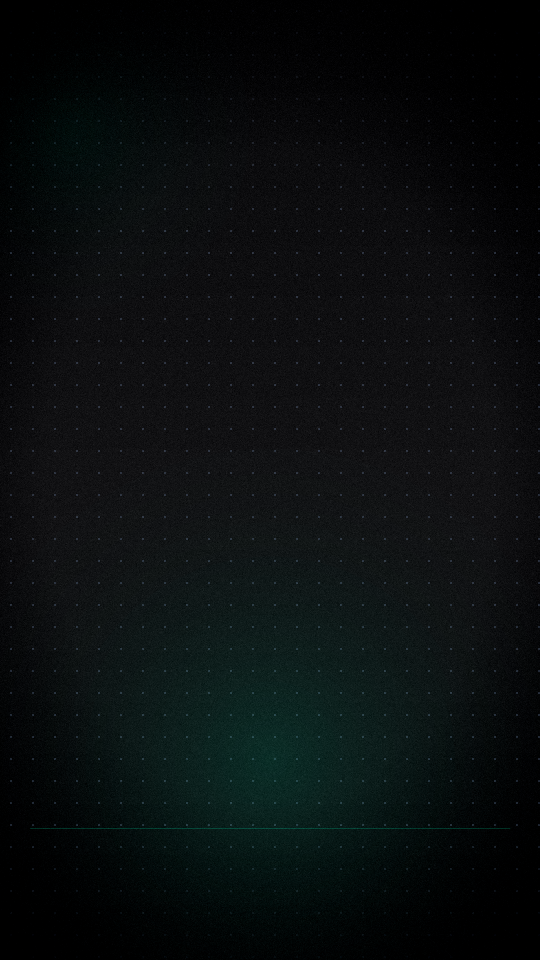
#> input picture ig/assets/fondos/fondo_cap1.png, 1080 x 1920 px (shown at 1/2 size)
$ python mockup_s1.py
#> lines starting #> are read from the running program, lines starting #| are printed output that depends on the picture
"""Mockup de distribución S1 (portada cap 1) — placeholders sobre el fondo real."""
from pathlib import Path
from PIL import Image, ImageDraw, ImageFont

ROOT = Path(__file__).resolve().parents[3]
IG = ROOT / "ig"
W, H = 1080, 1920
GREEN = (16, 200, 100)
MINT = (120, 255, 170)
INK = (240, 244, 240)
MUTED = (150, 165, 155)

img = Image.open(IG / "assets" / "fondos" / "fondo_cap1.png").convert("RGBA")
d = ImageDraw.Draw(img)

F = IG / "assets" / "fonts"
f_title = ImageFont.truetype(str(F / "BarlowCondensed-Bold.ttf"), 128)
f_big = ImageFont.truetype(str(F / "BarlowCondensed-Bold.ttf"), 56)
f_sub = ImageFont.truetype(str(F / "Barlow-Regular.ttf"), 33)
f_note = ImageFont.truetype(str(F / "Barlow-SemiBold.ttf"), 26)

# ---- TITULO apilado a la izquierda
x0 = 70
d.text((x0, 290), "EL MUNDIAL", font=f_title, fill=INK)
d.text((x0, 420), "DE LA CIENCIA", font=f_title, fill=GREEN)
d.text((x0, 550), "DE DATOS", font=f_title, fill=GREEN)

# ---- COPA fantasma (placeholder: silueta simple wireframe)
cx, cy = 560, 1100
trophy = Image.new("RGBA", (W, H), (0, 0, 0, 0))
#> trophy: PIL image 1080x1920 RGBA; every value is 0
td = ImageDraw.Draw(trophy)
# silueta muy basica de copa (solo para ver proporcion/posicion)
td.ellipse([cx - 200, cy - 420, cx + 200, cy - 60], outline=(*GREEN, 60), width=3)
td.polygon([(cx - 150, cy - 120), (cx + 150, cy - 120), (cx + 60, cy + 160), (cx - 60, cy + 160)], outline=(*GREEN, 60))
td.rectangle([cx - 120, cy + 160, cx + 120, cy + 260], outline=(*GREEN, 60), width=3)
for gy in range(cy - 420, cy + 260, 28):
    td.line([(cx - 220, gy), (cx + 220, gy)], fill=(*GREEN, 14), width=1)
img.alpha_composite(trophy)
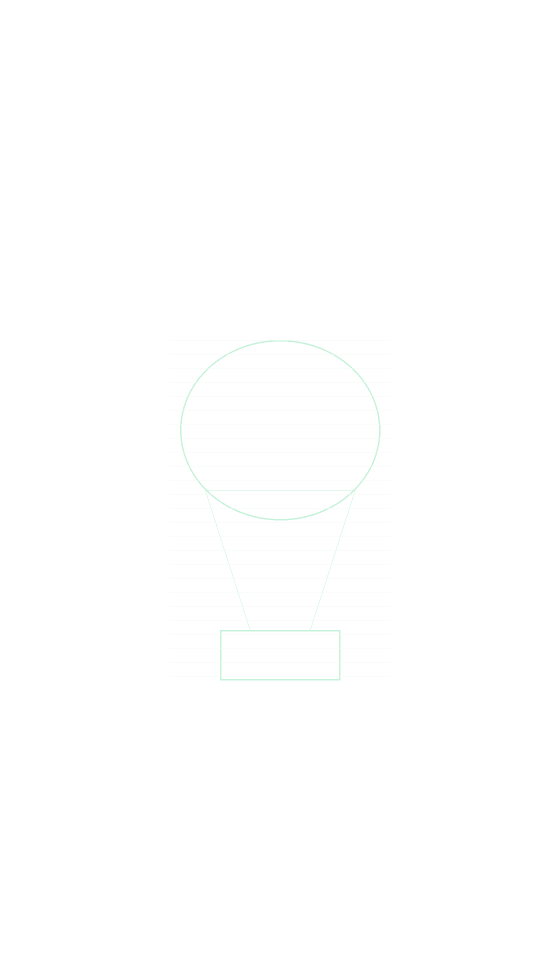
#> trophy: PIL image 1080x1920 RGBA (shown at 1/2 size); mean R, G, B, A 0.1, 1.7, 0.8, 0.3; transparent parts drawn white
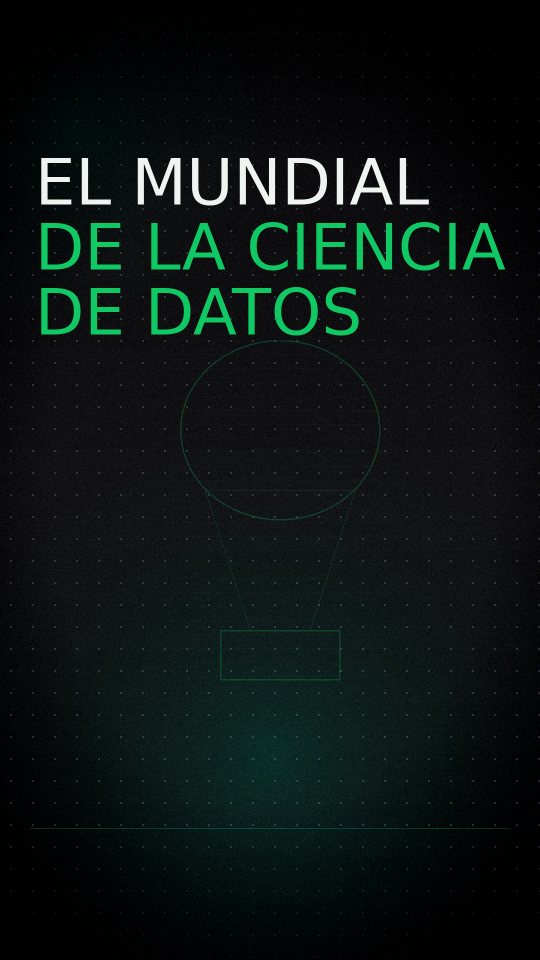
#> img: PIL image 1080x1920 RGBA (shown at 1/2 size); mean R, G, B, A 12.1, 20.4, 18.8, 255
d.text((cx, cy + 300), "[ COPA WIREFRAME — placeholder ]", font=f_note, fill=(*GREEN, 140), anchor="mm")

# ---- 3 TARJETAS bullet (escalonadas)
cards = [
    (90,  760, "16 CÁMARAS · 50 CAPTURAS/SEG", "computer vision convierte cada jugada en datos", "CAM"),
    (150, 1030, "UN SENSOR A 500HZ EN EL BALÓN", "detecta cada toque · la base del offside automático", "BAL"),
    (90,  1300, "IA GENERATIVA PARA LAS 48", "análisis táctico consultable en segundos", "IA"),
]
for x, y, big, sub, tag in cards:
    card = Image.new("RGBA", (W, H), (0, 0, 0, 0))
    cd = ImageDraw.Draw(card)
    cw, ch = 880, 210
    cd.rounded_rectangle([x, y, x + cw, y + ch], radius=26, fill=(10, 24, 18, 215),
                         outline=(*GREEN, 90), width=2)
    # icono placeholder
    cd.ellipse([x + 28, y + 45, x + 148, y + 165], outline=(*MINT, 200), width=3)
    cd.text((x + 88, y + 105), tag, font=f_note, fill=MINT, anchor="mm")
    img.alpha_composite(card)
    d.text((x + 180, y + 72), big, font=f_big, fill=INK)
    d.text((x + 180, y + 138), sub, font=f_sub, fill=MUTED)
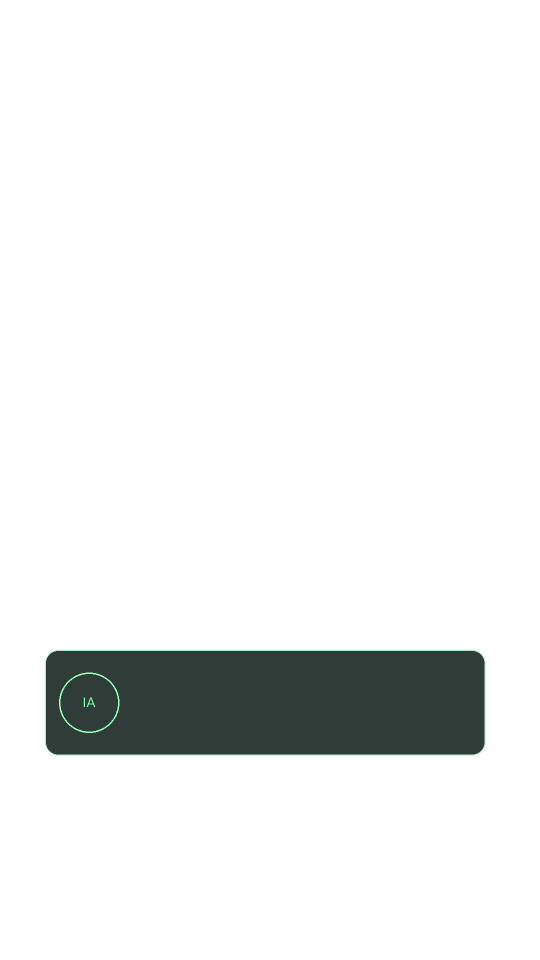
#> card: PIL image 1080x1920 RGBA (shown at 1/2 size); mean R, G, B, A 1, 2.6, 1.9, 18.9; transparent parts drawn white
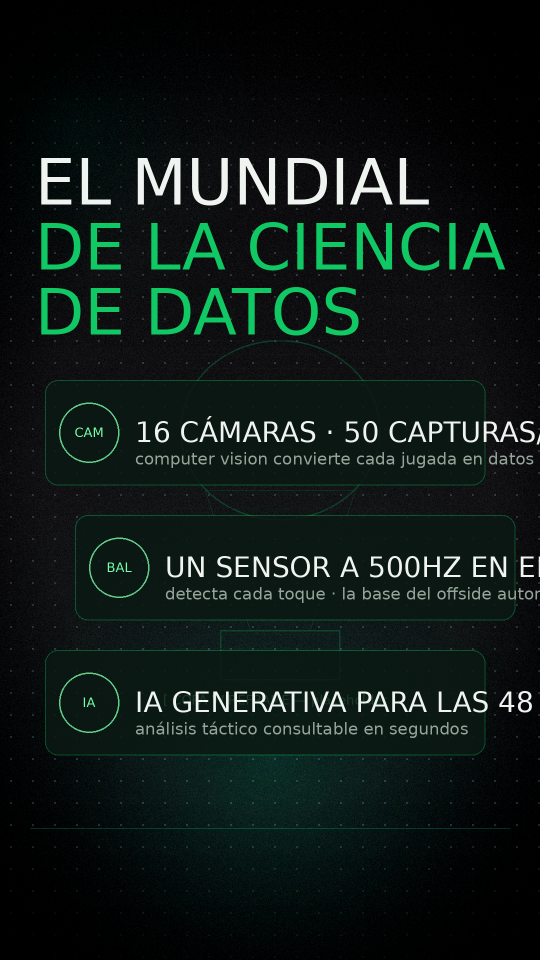
#> img: PIL image 1080x1920 RGBA (shown at 1/2 size); mean R, G, B, A 15.2, 25.6, 22.2, 255; transparent parts drawn white

# ---- zonas de silencio marcadas (solo en el mockup)
for y0, y1, lab in [(120, 250, "zona libre — UI IG / username"),
                    (1560, 1700, "zona libre — TU TEXTO IG (remate)"),
                    (1700, 1900, "zona libre — UI IG")]:
    d.rectangle([20, y0, W - 20, y1], outline=(255, 255, 255, 60), width=1)
    d.text((W // 2, (y0 + y1) // 2), lab, font=f_note, fill=(255, 255, 255, 90), anchor="mm")

out = IG / "cap1-ciencia-datos" / "work" / "mockup_s1.png"
img.convert("RGB").save(out)
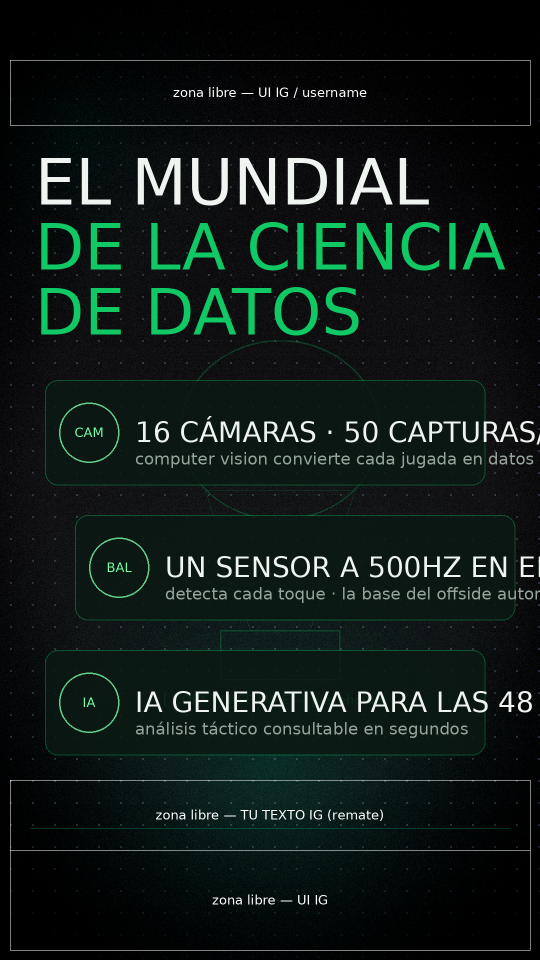
#> saved as mockup_s1.png: PIL image 1080x1920 RGB (shown at 1/2 size); mean R, G, B 16.6, 26.9, 23.5
print(f"→ {out.relative_to(ROOT)}")

$ run again, with ig/assets/fondos/fondo_cap2.png copied over ig/assets/fondos/fondo_cap1.png
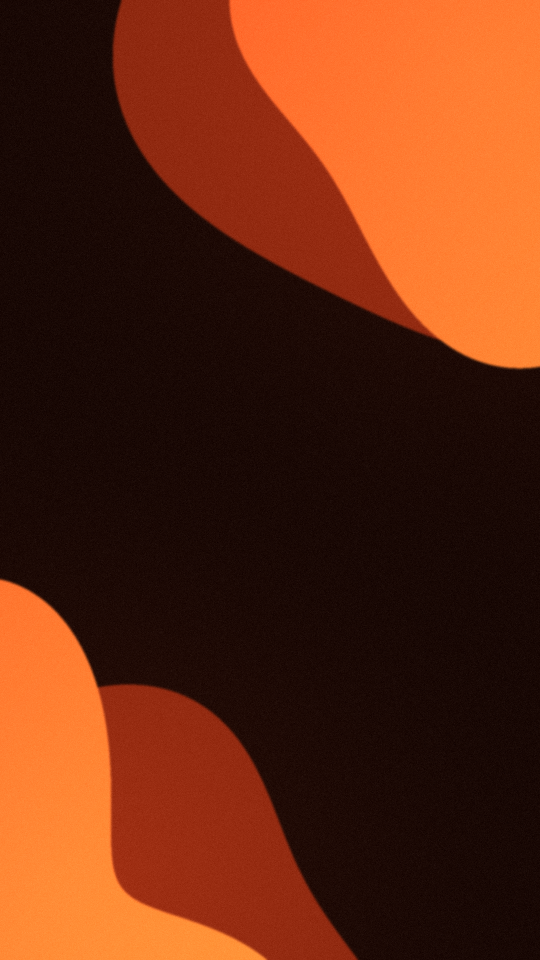
#> input picture ig/assets/fondos/fondo_cap2.png, 1080 x 1920 px (shown at 1/2 size)
#> after the loop `for x, y, big, sub, tag in cards:`:
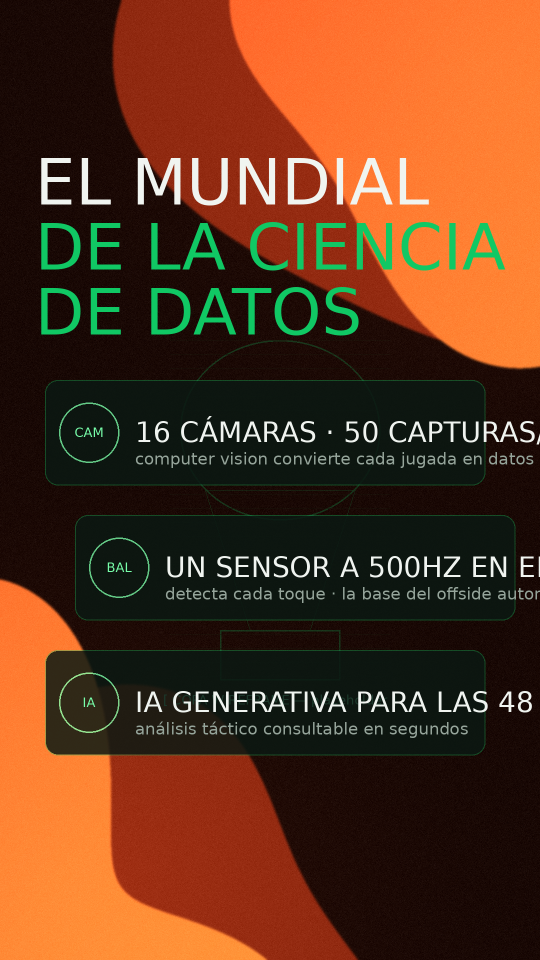
#> img: PIL image 1080x1920 RGBA (shown at 1/2 size); mean R, G, B, A 95, 53.6, 28.2, 255; transparent parts drawn white
#> `img.convert("RGB").save(out)`:
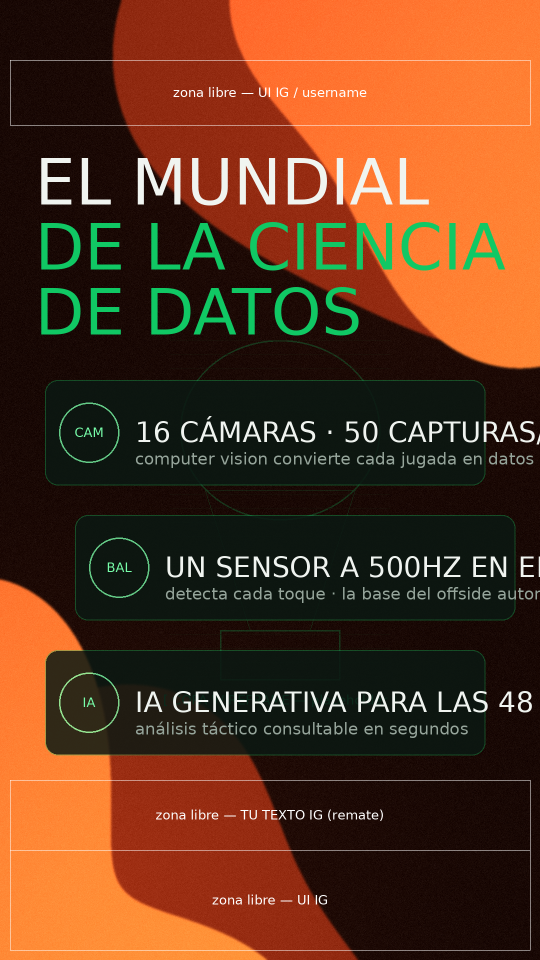
#> saved as mockup_s1.png: PIL image 1080x1920 RGB (shown at 1/2 size); mean R, G, B 95.6, 54.7, 29.5
